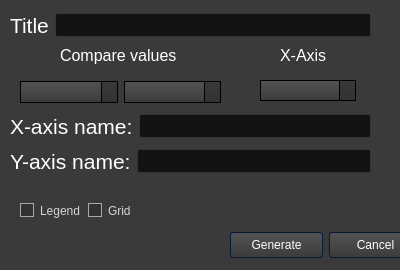
<?xml version="1.0" encoding="UTF-8"?>
<ui version="4.0">
 <class>Dialog</class>
 <widget class="QDialog" name="Dialog">
  <property name="geometry">
   <rect>
    <x>0</x>
    <y>0</y>
    <width>400</width>
    <height>270</height>
   </rect>
  </property>
  <property name="windowTitle">
   <string>Dialog</string>
  </property>
  <property name="windowIcon">
   <iconset>
    <normaloff>../Icons/line-chart.png</normaloff>../Icons/line-chart.png</iconset>
  </property>
  <property name="styleSheet">
   <string notr="true">/*Copyright (c) DevSec Studio. All rights reserved.

MIT License

Permission is hereby granted, free of charge, to any person obtaining a copy
of this software and associated documentation files (the &quot;Software&quot;), to deal
in the Software without restriction, including without limitation the rights
to use, copy, modify, merge, publish, distribute, sublicense, and/or sell
copies of the Software, and to permit persons to whom the Software is
furnished to do so, subject to the following conditions:

The above copyright notice and this permission notice shall be included in all
copies or substantial portions of the Software.

THE SOFTWARE IS PROVIDED *AS IS*, WITHOUT WARRANTY OF ANY KIND, EXPRESS OR
IMPLIED, INCLUDING BUT NOT LIMITED TO THE WARRANTIES OF MERCHANTABILITY,
FITNESS FOR A PARTICULAR PURPOSE AND NONINFRINGEMENT. IN NO EVENT SHALL THE
AUTHORS OR COPYRIGHT HOLDERS BE LIABLE FOR ANY CLAIM, DAMAGES OR OTHER
LIABILITY, WHETHER IN AN ACTION OF CONTRACT, TORT OR OTHERWISE, ARISING FROM,
OUT OF OR IN CONNECTION WITH THE SOFTWARE OR THE USE OR OTHER DEALINGS IN THE SOFTWARE.
*/

/*-----QWidget-----*/
QWidget
{
	background-color: #3a3a3a;
	color: #fff;
	selection-background-color: #b78620;
	selection-color: #000;

}


/*-----QLabel-----*/
QLabel
{
	background-color: transparent;
	color: #fff;

}


/*-----QMenuBar-----*/
QMenuBar 
{
	background-color: qlineargradient(spread:repeat, x1:1, y1:0, x2:1, y2:1, stop:0 rgba(57, 57, 57, 255),stop:1 rgba(50, 50, 50, 255));
	border: 1px solid #000;
	color: #fff;

}


QMenuBar::item 
{
	background-color: transparent;

}


QMenuBar::item:selected 
{
	background-color: rgba(183, 134, 32, 20%);
	border: 1px solid #b78620;
	color: #fff;

}


QMenuBar::item:pressed 
{
	background-color: rgb(183, 134, 32);
	border: 1px solid #b78620;
	color: #fff;

}


/*-----QMenu-----*/
QMenu
{
    background-color: qlineargradient(spread:repeat, x1:1, y1:0, x2:1, y2:1, stop:0 rgba(57, 57, 57, 255),stop:1 rgba(50, 50, 50, 255));
    border: 1px solid #222;
    padding: 4px;
	color: #fff;

}


QMenu::item
{
    background-color: transparent;
    padding: 2px 20px 2px 20px;

}


QMenu::separator
{
   	background-color: rgb(183, 134, 32);
	height: 1px;

}


QMenu::item:disabled
{
    color: #555;
    background-color: transparent;
    padding: 2px 20px 2px 20px;

}


QMenu::item:selected
{
	background-color: rgba(183, 134, 32, 20%);
	border: 1px solid #b78620;
	color: #fff;

}


/*-----QToolBar-----*/
QToolBar
{
	background-color: qlineargradient(spread:repeat, x1:1, y1:0, x2:1, y2:1, stop:0 rgba(69, 69, 69, 255),stop:1 rgba(58, 58, 58, 255));
	border-top: none;
	border-bottom: 1px solid #4f4f4f;
	border-left: 1px solid #4f4f4f;
	border-right: 1px solid #4f4f4f;

}


QToolBar::separator
{
	background-color: #2e2e2e;
	width: 1px;

}


/*-----QToolButton-----*/
QToolButton 
{
	background-color: transparent;
	color: #fff;
	padding: 5px;
	padding-left: 8px;
	padding-right: 8px;
	margin-left: 1px;
}


QToolButton:hover
{
	background-color: rgba(183, 134, 32, 20%);
	border: 1px solid #b78620;
	color: #fff;
	
}


QToolButton:pressed
{
	background-color: qlineargradient(spread:repeat, x1:1, y1:0, x2:1, y2:1, stop:0 rgba(57, 57, 57, 255),stop:1 rgba(50, 50, 50, 255));
	border: 1px solid #b78620;

}


QToolButton:checked
{
	background-color: qlineargradient(spread:repeat, x1:1, y1:0, x2:1, y2:1, stop:0 rgba(57, 57, 57, 255),stop:1 rgba(50, 50, 50, 255));
	border: 1px solid #222;
}


/*-----QPushButton-----*/
QPushButton
{
	background-color: qlineargradient(spread:repeat, x1:1, y1:0, x2:1, y2:1, stop:0 rgba(84, 84, 84, 255),stop:1 rgba(59, 59, 59, 255));
	color: #ffffff;
	min-width: 80px;
	border-style: solid;
	border-width: 1px;
	border-radius: 3px;
	border-color: #051a39;
	padding: 5px;

}


QPushButton::flat
{
	background-color: transparent;
	border: none;
	color: #fff;

}


QPushButton::disabled
{
	background-color: #404040;
	color: #656565;
	border-color: #051a39;

}


QPushButton::hover
{
	background-color: rgba(183, 134, 32, 20%);
	border: 1px solid #b78620;

}


QPushButton::pressed
{
	background-color: qlineargradient(spread:repeat, x1:1, y1:0, x2:1, y2:1, stop:0 rgba(74, 74, 74, 255),stop:1 rgba(49, 49, 49, 255));
	border: 1px solid #b78620;

}


QPushButton::checked
{
	background-color: qlineargradient(spread:repeat, x1:1, y1:0, x2:1, y2:1, stop:0 rgba(74, 74, 74, 255),stop:1 rgba(49, 49, 49, 255));
	border: 1px solid #222;

}


/*-----QLineEdit-----*/
QLineEdit
{
	background-color: #131313;
	color : #eee;
	border: 1px solid #343434;
	border-radius: 2px;
	padding: 3px;
	padding-left: 5px;

}


/*-----QPlainTExtEdit-----*/
QPlainTextEdit
{
	background-color: #131313;
	color : #eee;
	border: 1px solid #343434;
	border-radius: 2px;
	padding: 3px;
	padding-left: 5px;

}


/*-----QTabBar-----*/
QTabBar::tab
{
	background-color: qlineargradient(spread:repeat, x1:1, y1:0, x2:1, y2:1, stop:0 rgba(84, 84, 84, 255),stop:1 rgba(59, 59, 59, 255));
	color: #ffffff;
	border-style: solid;
	border-width: 1px;
	border-color: #666;
	border-bottom: none;
	padding: 5px;
	padding-left: 15px;
	padding-right: 15px;

}


QTabWidget::pane 
{
	background-color: red;
	border: 1px solid #666;
	top: 1px;

}


QTabBar::tab:last
{
	margin-right: 0; 

}


QTabBar::tab:first:!selected
{
	background-color: #0c0c0d;
	margin-left: 0px;

}


QTabBar::tab:!selected
{
	color: #b1b1b1;
	border-bottom-style: solid;
	background-color: #0c0c0d;

}


QTabBar::tab:selected
{
	margin-bottom: 0px;

}


QTabBar::tab:!selected:hover
{
	border-top-color: #b78620;

}


/*-----QComboBox-----*/
QComboBox
{
    background-color: qlineargradient(spread:repeat, x1:1, y1:0, x2:1, y2:1, stop:0 rgba(84, 84, 84, 255),stop:1 rgba(59, 59, 59, 255));
    border: 1px solid #000;
    padding-left: 6px;
    color: #ffffff;
    height: 20px;

}


QComboBox::disabled
{
	background-color: #404040;
	color: #656565;
	border-color: #051a39;

}


QComboBox:on
{
    background-color: #b78620;
	color: #000;

}


QComboBox QAbstractItemView
{
    background-color: #383838;
    color: #ffffff;
    border: 1px solid black;
    selection-background-color: #b78620;
    outline: 0;

}


QComboBox::drop-down
{
	background-color: qlineargradient(spread:repeat, x1:1, y1:0, x2:1, y2:1, stop:0 rgba(57, 57, 57, 255),stop:1 rgba(50, 50, 50, 255));
    subcontrol-origin: padding;
    subcontrol-position: top right;
    width: 15px;
    border-left-width: 1px;
    border-left-color: black;
    border-left-style: solid; 

}


QComboBox::down-arrow
{
    image: url(://arrow-down.png);
    width: 8px;
    height: 8px;
}


/*-----QSpinBox &amp; QDateTimeEdit-----*/
QSpinBox,
QDateTimeEdit 
{
    background-color: #131313;
	color : #eee;
	border: 1px solid #343434;
	padding: 3px;
	padding-left: 5px;
    border-radius : 2px;

}


QSpinBox::up-button, 
QDateTimeEdit::up-button
{
	border-top-right-radius:2px;
	background-color: #777777;
    width: 16px; 
    border-width: 1px;

}


QSpinBox::up-button:hover, 
QDateTimeEdit::up-button:hover
{
	background-color: #585858;

}


QSpinBox::up-button:pressed, 
QDateTimeEdit::up-button:pressed
{
	background-color: #252525;
    width: 16px; 
    border-width: 1px;

}


QSpinBox::up-arrow,
QDateTimeEdit::up-arrow
{
    image: url(://arrow-up.png);
    width: 7px;
    height: 7px;

}


QSpinBox::down-button, 
QDateTimeEdit::down-button
{
	border-bottom-right-radius:2px;
	background-color: #777777;
    width: 16px; 
    border-width: 1px;

}


QSpinBox::down-button:hover, 
QDateTimeEdit::down-button:hover
{
	background-color: #585858;

}


QSpinBox::down-button:pressed, 
QDateTimeEdit::down-button:pressed
{
	background-color: #252525;
    width: 16px; 
    border-width: 1px;

}


QSpinBox::down-arrow,
QDateTimeEdit::down-arrow
{
    image: url(://arrow-down.png);
    width: 7px;
    height: 7px;

}


/*-----QGroupBox-----*/
QGroupBox 
{
    border: 1px solid;
    border-color: #666666;
	border-radius: 5px;
    margin-top: 20px;

}


QGroupBox::title  
{
    background-color: transparent;
    color: #eee;
    subcontrol-origin: margin;
    padding: 5px;
	border-top-left-radius: 3px;
	border-top-right-radius: 3px;

}


/*-----QHeaderView-----*/
QHeaderView::section
{
    background-color: qlineargradient(spread:repeat, x1:1, y1:0, x2:1, y2:1, stop:0 rgba(60, 60, 60, 255),stop:1 rgba(50, 50, 50, 255));
	border: 1px solid #000;
    color: #fff;
    text-align: left;
	padding: 4px;
	
}


QHeaderView::section:disabled
{
    background-color: #525251;
    color: #656565;

}


QHeaderView::section:checked
{
    background-color: qlineargradient(spread:repeat, x1:1, y1:0, x2:1, y2:1, stop:0 rgba(60, 60, 60, 255),stop:1 rgba(50, 50, 50, 255));
    color: #fff;

}


QHeaderView::section::vertical::first,
QHeaderView::section::vertical::only-one
{
    border-top: 1px solid #353635;

}


QHeaderView::section::vertical
{
    border-top: 1px solid #353635;

}


QHeaderView::section::horizontal::first,
QHeaderView::section::horizontal::only-one
{
    border-left: 1px solid #353635;

}


QHeaderView::section::horizontal
{
    border-left: 1px solid #353635;

}


QTableCornerButton::section
{
    background-color: qlineargradient(spread:repeat, x1:1, y1:0, x2:1, y2:1, stop:0 rgba(60, 60, 60, 255),stop:1 rgba(50, 50, 50, 255));
	border: 1px solid #000;
    color: #fff;

}


/*-----QTreeWidget-----*/
QTreeView
{
	show-decoration-selected: 1;
	alternate-background-color: #3a3a3a;
	selection-color: #fff;
	background-color: #2d2d2d;
	border: 1px solid gray;
	padding-top : 5px;
	color: #fff;
	font: 8pt;

}


QTreeView::item:selected
{
	color:#fff;
	background-color: #b78620;
	border-radius: 0px;

}


QTreeView::item:!selected:hover
{
    background-color: #262626;
    border: none;
    color: white;

}


QTreeView::branch:has-children:!has-siblings:closed,
QTreeView::branch:closed:has-children:has-siblings 
{
	image: url(://tree-closed.png);

}


QTreeView::branch:open:has-children:!has-siblings,
QTreeView::branch:open:has-children:has-siblings  
{
	image: url(://tree-open.png);

}


/*-----QListView-----*/
QListView 
{
	background-color: qlineargradient(spread:repeat, x1:1, y1:0, x2:1, y2:1, stop:0 rgba(83, 83, 83, 255),stop:0.293269 rgba(81, 81, 81, 255),stop:0.634615 rgba(79, 79, 79, 255),stop:1 rgba(83, 83, 83, 255));
    border : none;
    color: white;
    show-decoration-selected: 1; 
    outline: 0;
	border: 1px solid gray;

}


QListView::disabled 
{
	background-color: #656565;
	color: #1b1b1b;
    border: 1px solid #656565;

}


QListView::item 
{
	background-color: #2d2d2d;
    padding: 1px;

}


QListView::item:alternate 
{
    background-color: #3a3a3a;

}


QListView::item:selected 
{
	background-color: #b78620;
	border: 1px solid #b78620;
	color: #fff;

}


QListView::item:selected:!active 
{
	background-color: #b78620;
	border: 1px solid #b78620;
	color: #fff;

}


QListView::item:selected:active 
{
	background-color: #b78620;
	border: 1px solid #b78620;
	color: #fff;

}


QListView::item:hover {
    background-color: #262626;
    border: none;
    color: white;

}


/*-----QCheckBox-----*/
QCheckBox
{
	background-color: transparent;
    color: lightgray;
	border: none;

}


QCheckBox::indicator
{
    background-color: #323232;
    border: 1px solid darkgray;
    width: 12px;
    height: 12px;

}


QCheckBox::indicator:checked
{
    image:url(&quot;./ressources/check.png&quot;);
	background-color: #b78620;
    border: 1px solid #3a546e;

}


QCheckBox::indicator:unchecked:hover
{
	border: 1px solid #b78620; 

}


QCheckBox::disabled
{
	color: #656565;

}


QCheckBox::indicator:disabled
{
	background-color: #656565;
	color: #656565;
    border: 1px solid #656565;

}


/*-----QRadioButton-----*/
QRadioButton 
{
	color: lightgray;
	background-color: transparent;

}


QRadioButton::indicator::unchecked:hover 
{
	background-color: lightgray;
	border: 2px solid #b78620;
	border-radius: 6px;
}


QRadioButton::indicator::checked 
{
	border: 2px solid #b78620;
	border-radius: 6px;
	background-color: rgba(183,134,32,20%);  
	width: 9px; 
	height: 9px; 

}


/*-----QSlider-----*/
QSlider::groove:horizontal 
{
	background-color: transparent;
	height: 3px;

}


QSlider::sub-page:horizontal 
{
	background-color: #b78620;

}


QSlider::add-page:horizontal 
{
	background-color: #131313;

}


QSlider::handle:horizontal 
{
	background-color: #b78620;
	width: 14px;
	margin-top: -6px;
	margin-bottom: -6px;
	border-radius: 6px;

}


QSlider::handle:horizontal:hover 
{
	background-color: #d89e25;
	border-radius: 6px;

}


QSlider::sub-page:horizontal:disabled 
{
	background-color: #bbb;
	border-color: #999;

}


QSlider::add-page:horizontal:disabled 
{
	background-color: #eee;
	border-color: #999;

}


QSlider::handle:horizontal:disabled 
{
	background-color: #eee;
	border: 1px solid #aaa;
	border-radius: 3px;

}


/*-----QScrollBar-----*/
QScrollBar:horizontal
{
    border: 1px solid #222222;
    background-color: #3d3d3d;
    height: 15px;
    margin: 0px 16px 0 16px;

}


QScrollBar::handle:horizontal
{
	background-color: qlineargradient(spread:repeat, x1:1, y1:0, x2:1, y2:1, stop:0 rgba(97, 97, 97, 255),stop:1 rgba(90, 90, 90, 255));
	border: 1px solid #2d2d2d;
    min-height: 20px;

}


QScrollBar::add-line:horizontal
{
	background-color: qlineargradient(spread:repeat, x1:1, y1:0, x2:1, y2:1, stop:0 rgba(97, 97, 97, 255),stop:1 rgba(90, 90, 90, 255));
	border: 1px solid #2d2d2d;
    width: 15px;
    subcontrol-position: right;
    subcontrol-origin: margin;

}


QScrollBar::sub-line:horizontal
{
	background-color: qlineargradient(spread:repeat, x1:1, y1:0, x2:1, y2:1, stop:0 rgba(97, 97, 97, 255),stop:1 rgba(90, 90, 90, 255));
	border: 1px solid #2d2d2d;
    width: 15px;
    subcontrol-position: left;
    subcontrol-origin: margin;

}


QScrollBar::right-arrow:horizontal
{
    image: url(://arrow-right.png);
    width: 6px;
    height: 6px;

}


QScrollBar::left-arrow:horizontal
{
    image: url(://arrow-left.png);
    width: 6px;
    height: 6px;

}


QScrollBar::add-page:horizontal, QScrollBar::sub-page:horizontal
{
    background: none;

}


QScrollBar:vertical
{
    background-color: #3d3d3d;
    width: 16px;
	border: 1px solid #2d2d2d;
    margin: 16px 0px 16px 0px;

}


QScrollBar::handle:vertical
{
    background-color: qlineargradient(spread:repeat, x1:1, y1:0, x2:1, y2:1, stop:0 rgba(97, 97, 97, 255),stop:1 rgba(90, 90, 90, 255));
	border: 1px solid #2d2d2d;
    min-height: 20px;

}


QScrollBar::add-line:vertical
{
	background-color: qlineargradient(spread:repeat, x1:1, y1:0, x2:1, y2:1, stop:0 rgba(97, 97, 97, 255),stop:1 rgba(90, 90, 90, 255));
	border: 1px solid #2d2d2d;
    height: 15px;
    subcontrol-position: bottom;
    subcontrol-origin: margin;

}


QScrollBar::sub-line:vertical
{
	background-color: qlineargradient(spread:repeat, x1:1, y1:0, x2:1, y2:1, stop:0 rgba(97, 97, 97, 255),stop:1 rgba(90, 90, 90, 255));
	border: 1px solid #2d2d2d;
    height: 15px;
    subcontrol-position: top;
    subcontrol-origin: margin;

}


QScrollBar::up-arrow:vertical
{
    image: url(://arrow-up.png);
    width: 6px;
    height: 6px;

}


QScrollBar::down-arrow:vertical
{
    image: url(://arrow-down.png);
    width: 6px;
    height: 6px;

}


QScrollBar::add-page:vertical, QScrollBar::sub-page:vertical
{
    background: none;

}


/*-----QProgressBar-----*/
QProgressBar
{
    border: 1px solid #666666;
    text-align: center;
	color: #000;
	font-weight: bold;

}


QProgressBar::chunk
{
    background-color: #b78620;
    width: 30px;
    margin: 0.5px;

}

</string>
  </property>
  <widget class="QWidget" name="layoutWidget">
   <property name="geometry">
    <rect>
     <x>230</x>
     <y>230</y>
     <width>192</width>
     <height>30</height>
    </rect>
   </property>
   <layout class="QHBoxLayout" name="horizontalLayout">
    <item>
     <widget class="QPushButton" name="generateButton">
      <property name="text">
       <string>Generate</string>
      </property>
     </widget>
    </item>
    <item>
     <widget class="QPushButton" name="cancelButton">
      <property name="text">
       <string>Cancel</string>
      </property>
     </widget>
    </item>
   </layout>
  </widget>
  <widget class="QWidget" name="layoutWidget">
   <property name="geometry">
    <rect>
     <x>20</x>
     <y>80</y>
     <width>201</width>
     <height>24</height>
    </rect>
   </property>
   <layout class="QHBoxLayout" name="horizontalLayout_2">
    <item>
     <widget class="QComboBox" name="firstValuecomboBox"/>
    </item>
    <item>
     <widget class="QComboBox" name="secondValuecomboBox"/>
    </item>
   </layout>
  </widget>
  <widget class="QLabel" name="CompareValues">
   <property name="geometry">
    <rect>
     <x>60</x>
     <y>40</y>
     <width>121</width>
     <height>31</height>
    </rect>
   </property>
   <property name="font">
    <font>
     <pointsize>12</pointsize>
    </font>
   </property>
   <property name="text">
    <string>Compare values</string>
   </property>
  </widget>
  <widget class="QLabel" name="XAxis">
   <property name="geometry">
    <rect>
     <x>280</x>
     <y>40</y>
     <width>49</width>
     <height>31</height>
    </rect>
   </property>
   <property name="font">
    <font>
     <pointsize>12</pointsize>
    </font>
   </property>
   <property name="text">
    <string>X-Axis</string>
   </property>
  </widget>
  <widget class="QComboBox" name="xAxiscomboBox">
   <property name="geometry">
    <rect>
     <x>260</x>
     <y>80</y>
     <width>96</width>
     <height>21</height>
    </rect>
   </property>
  </widget>
  <widget class="QWidget" name="layoutWidget">
   <property name="geometry">
    <rect>
     <x>10</x>
     <y>10</y>
     <width>361</width>
     <height>30</height>
    </rect>
   </property>
   <layout class="QHBoxLayout" name="horizontalLayout_3">
    <item>
     <widget class="QLabel" name="label">
      <property name="font">
       <font>
        <pointsize>16</pointsize>
       </font>
      </property>
      <property name="text">
       <string>Title</string>
      </property>
     </widget>
    </item>
    <item>
     <widget class="QLineEdit" name="titleLineEdit"/>
    </item>
   </layout>
  </widget>
  <widget class="QWidget" name="layoutWidget">
   <property name="geometry">
    <rect>
     <x>10</x>
     <y>110</y>
     <width>361</width>
     <height>68</height>
    </rect>
   </property>
   <layout class="QVBoxLayout" name="verticalLayout">
    <item>
     <layout class="QHBoxLayout" name="horizontalLayout_5">
      <item>
       <widget class="QLabel" name="label_2">
        <property name="font">
         <font>
          <pointsize>16</pointsize>
         </font>
        </property>
        <property name="text">
         <string>X-axis name:</string>
        </property>
       </widget>
      </item>
      <item>
       <widget class="QLineEdit" name="xAxislineEdit"/>
      </item>
     </layout>
    </item>
    <item>
     <layout class="QHBoxLayout" name="horizontalLayout_4">
      <item>
       <widget class="QLabel" name="label_3">
        <property name="font">
         <font>
          <pointsize>16</pointsize>
         </font>
        </property>
        <property name="text">
         <string>Y-axis name:</string>
        </property>
       </widget>
      </item>
      <item>
       <widget class="QLineEdit" name="yAxislineEdit"/>
      </item>
     </layout>
    </item>
   </layout>
  </widget>
  <widget class="QWidget" name="layoutWidget">
   <property name="geometry">
    <rect>
     <x>20</x>
     <y>200</y>
     <width>117</width>
     <height>22</height>
    </rect>
   </property>
   <layout class="QHBoxLayout" name="horizontalLayout_6">
    <item>
     <widget class="QCheckBox" name="legendCheckBox">
      <property name="text">
       <string>Legend</string>
      </property>
     </widget>
    </item>
    <item>
     <widget class="QCheckBox" name="gridCheckBox">
      <property name="text">
       <string>Grid</string>
      </property>
     </widget>
    </item>
   </layout>
  </widget>
 </widget>
 <resources/>
 <connections/>
</ui>
